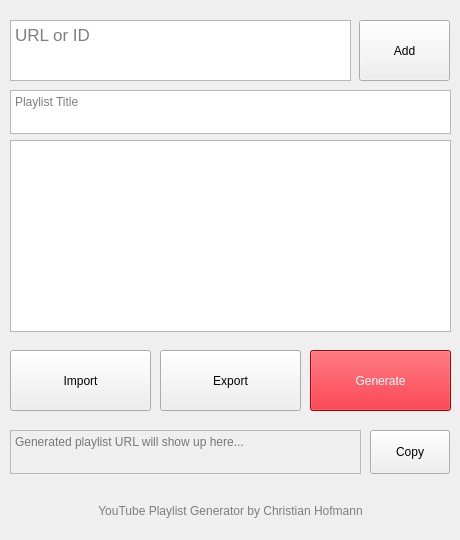
<?xml version="1.0" encoding="UTF-8"?>
<ui version="4.0">
 <class>MainWindow</class>
 <widget class="QMainWindow" name="MainWindow">
  <property name="geometry">
   <rect>
    <x>0</x>
    <y>0</y>
    <width>460</width>
    <height>540</height>
   </rect>
  </property>
  <property name="sizePolicy">
   <sizepolicy hsizetype="Fixed" vsizetype="Fixed">
    <horstretch>0</horstretch>
    <verstretch>0</verstretch>
   </sizepolicy>
  </property>
  <property name="minimumSize">
   <size>
    <width>460</width>
    <height>540</height>
   </size>
  </property>
  <property name="maximumSize">
   <size>
    <width>460</width>
    <height>540</height>
   </size>
  </property>
  <property name="windowTitle">
   <string>YouTube Playlist Generator</string>
  </property>
  <property name="autoFillBackground">
   <bool>false</bool>
  </property>
  <widget class="QWidget" name="centralwidget">
   <widget class="QTextEdit" name="textEdit_url_id">
    <property name="geometry">
     <rect>
      <x>10</x>
      <y>20</y>
      <width>341</width>
      <height>61</height>
     </rect>
    </property>
    <property name="font">
     <font>
      <pointsize>13</pointsize>
     </font>
    </property>
    <property name="cursor" stdset="0">
     <cursorShape>IBeamCursor</cursorShape>
    </property>
    <property name="placeholderText">
     <string>URL or ID</string>
    </property>
   </widget>
   <widget class="QPushButton" name="pushButton_add">
    <property name="geometry">
     <rect>
      <x>359</x>
      <y>20</y>
      <width>91</width>
      <height>61</height>
     </rect>
    </property>
    <property name="cursor">
     <cursorShape>PointingHandCursor</cursorShape>
    </property>
    <property name="text">
     <string>Add</string>
    </property>
   </widget>
   <widget class="QTextEdit" name="textEdit_playlist_title">
    <property name="geometry">
     <rect>
      <x>10</x>
      <y>90</y>
      <width>441</width>
      <height>44</height>
     </rect>
    </property>
    <property name="cursor" stdset="0">
     <cursorShape>IBeamCursor</cursorShape>
    </property>
    <property name="placeholderText">
     <string>Playlist Title</string>
    </property>
   </widget>
   <widget class="QListWidget" name="listWidget_playlist_items">
    <property name="geometry">
     <rect>
      <x>10</x>
      <y>140</y>
      <width>441</width>
      <height>192</height>
     </rect>
    </property>
    <property name="dragEnabled">
     <bool>true</bool>
    </property>
    <property name="alternatingRowColors">
     <bool>true</bool>
    </property>
   </widget>
   <widget class="QTextEdit" name="textEdit_playlist_generated_url">
    <property name="enabled">
     <bool>false</bool>
    </property>
    <property name="geometry">
     <rect>
      <x>10</x>
      <y>430</y>
      <width>351</width>
      <height>44</height>
     </rect>
    </property>
    <property name="cursor" stdset="0">
     <cursorShape>ForbiddenCursor</cursorShape>
    </property>
    <property name="frameShape">
     <enum>QFrame::StyledPanel</enum>
    </property>
    <property name="frameShadow">
     <enum>QFrame::Sunken</enum>
    </property>
    <property name="html">
     <string>&lt;!DOCTYPE HTML PUBLIC &quot;-//W3C//DTD HTML 4.0//EN&quot; &quot;http://www.w3.org/TR/REC-html40/strict.dtd&quot;&gt;
&lt;html&gt;&lt;head&gt;&lt;meta name=&quot;qrichtext&quot; content=&quot;1&quot; /&gt;&lt;meta charset=&quot;utf-8&quot; /&gt;&lt;style type=&quot;text/css&quot;&gt;
p, li { white-space: pre-wrap; }
&lt;/style&gt;&lt;/head&gt;&lt;body style=&quot; font-family:'.AppleSystemUIFont'; font-size:13pt; font-weight:400; font-style:normal;&quot;&gt;
&lt;p style=&quot;-qt-paragraph-type:empty; margin-top:0px; margin-bottom:0px; margin-left:0px; margin-right:0px; -qt-block-indent:0; text-indent:0px;&quot;&gt;&lt;br /&gt;&lt;/p&gt;&lt;/body&gt;&lt;/html&gt;</string>
    </property>
    <property name="placeholderText">
     <string>Generated playlist URL will show up here...</string>
    </property>
   </widget>
   <widget class="QPushButton" name="pushButton_generate">
    <property name="geometry">
     <rect>
      <x>310</x>
      <y>350</y>
      <width>141</width>
      <height>61</height>
     </rect>
    </property>
    <property name="cursor">
     <cursorShape>PointingHandCursor</cursorShape>
    </property>
    <property name="styleSheet">
     <string notr="true">color: rgb(255, 255, 255);
background-color: rgb(227, 6, 19);</string>
    </property>
    <property name="text">
     <string>Generate</string>
    </property>
   </widget>
   <widget class="QPushButton" name="pushButton_export">
    <property name="geometry">
     <rect>
      <x>160</x>
      <y>350</y>
      <width>141</width>
      <height>61</height>
     </rect>
    </property>
    <property name="cursor">
     <cursorShape>PointingHandCursor</cursorShape>
    </property>
    <property name="text">
     <string>Export</string>
    </property>
   </widget>
   <widget class="QPushButton" name="pushButton_import">
    <property name="geometry">
     <rect>
      <x>10</x>
      <y>350</y>
      <width>141</width>
      <height>61</height>
     </rect>
    </property>
    <property name="cursor">
     <cursorShape>PointingHandCursor</cursorShape>
    </property>
    <property name="autoFillBackground">
     <bool>true</bool>
    </property>
    <property name="text">
     <string>Import</string>
    </property>
    <property name="flat">
     <bool>false</bool>
    </property>
   </widget>
   <widget class="QPushButton" name="pushButton_copy">
    <property name="geometry">
     <rect>
      <x>370</x>
      <y>430</y>
      <width>80</width>
      <height>44</height>
     </rect>
    </property>
    <property name="cursor">
     <cursorShape>PointingHandCursor</cursorShape>
    </property>
    <property name="text">
     <string>Copy</string>
    </property>
   </widget>
   <widget class="QLabel" name="label_credits">
    <property name="geometry">
     <rect>
      <x>10</x>
      <y>490</y>
      <width>441</width>
      <height>41</height>
     </rect>
    </property>
    <property name="font">
     <font>
      <italic>false</italic>
     </font>
    </property>
    <property name="cursor">
     <cursorShape>ArrowCursor</cursorShape>
    </property>
    <property name="autoFillBackground">
     <bool>false</bool>
    </property>
    <property name="styleSheet">
     <string notr="true">color: rgb(126, 126, 126);</string>
    </property>
    <property name="text">
     <string>YouTube Playlist Generator by Christian Hofmann</string>
    </property>
    <property name="alignment">
     <set>Qt::AlignCenter</set>
    </property>
    <property name="wordWrap">
     <bool>false</bool>
    </property>
   </widget>
  </widget>
 </widget>
 <resources/>
 <connections/>
</ui>
